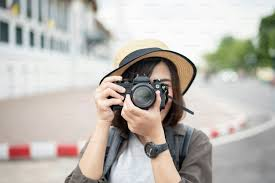
#> input picture test/test.jpeg, 275 x 183 px
$ python new.py
#> lines starting #> are read from the running program, lines starting #| are printed output that depends on the picture
import cv2
import numpy as np

img1 = cv2.imread('test/test.jpeg',0)
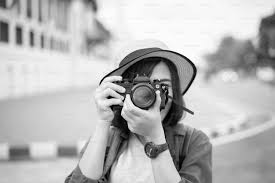
#> img1: shape (183, 275); min 0, max 255, mean 183.4
# img2 = cv2.imread('test/test2.jpg',0)

img2 = cv2.imread('test/test.jpeg',0)

orb = cv2.ORB_create(nfeatures=1000)


kp1, des1 = orb.detectAndCompute(img1, None)
#> kp1 = 727 keypoints; strongest (x, y, size): (122, 96, 31), (120, 79, 31), (127, 95, 31), (125, 97, 31)
kp2, des2 = orb.detectAndCompute(img2, None)
#> kp2 has the same summary as kp1


# imgKp1 = cv2.drawKeypoints(img1, kp1, None)
# imgKp2 = cv2.drawKeypoints(img2, kp2, None)


bf = cv2.BFMatcher()


matches = bf.knnMatch(des1, des2, k=2)
#> matches = 727 matches

gd = []

for m, n in matches:
    if m.distance < 0.75 * n.distance:
        gd.append([m])
#> after the loop, gd = 727 matches


img3 = cv2.drawMatchesKnn(img1,kp1,img2,kp2,gd,None,flags=2)
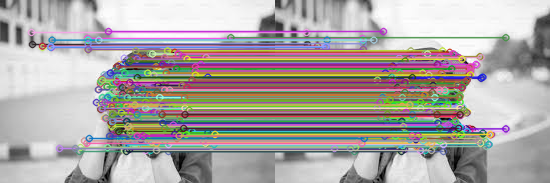
#> img3: shape (183, 550, 3); mean of channels 0, 1, 2 165.2, 167, 172.6; drawn as B, G, R


print(len(gd))
#| 727

# [5 lines of commented-out code are left out]
cv2.imshow('Image_3 :',img3)


cv2.waitKey(0)
